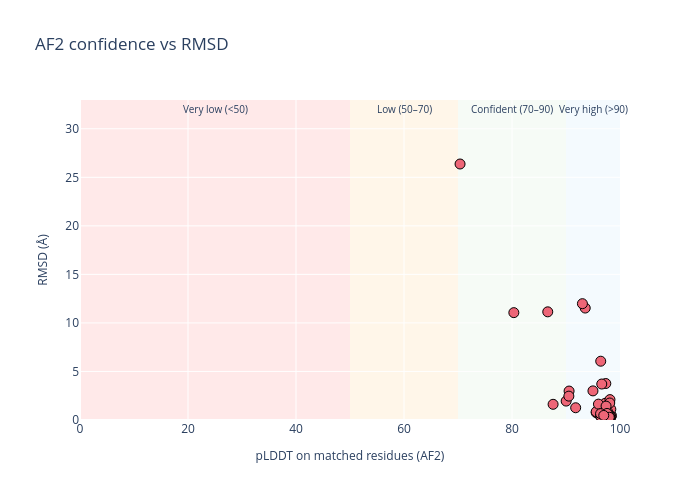

The cell this chart's notebook holds for it:
### Markdown cell above
### pLDDT context

pLDDT (predicted Local Distance Difference Test) is AlphaFold's per-residue confidence score (0–100).  
AlphaFold documentation defines bands: **<50** very low, **50–70** low, **70–90** confident, **>90** very high.  
We use it to check whether high metric deviation correlates with low confidence regions.

### Code cell
af2_rows = df[df["method_b"] == "AF2"][
    ["protein_name", "plddt_mean_b", "plddt_matched_b", "rmsd"]
].dropna(subset=["plddt_matched_b"])

fig = px.scatter(
    af2_rows,
    x="plddt_matched_b",
    y="rmsd",
    hover_name="protein_name",
    hover_data={"plddt_matched_b": ":.2f", "rmsd": ":.3f"},
    labels={
        "plddt_matched_b": "pLDDT on matched residues (AF2)",
        "rmsd": "RMSD (Å)",
    },
    title="AF2 confidence vs RMSD",
    color_discrete_sequence=[PALETTE["exp_vs_af2"]],
)

# Add confidence band backgrounds
BANDS = [
    (0, 50, "Very low (<50)", "rgba(255,200,200,0.4)"),
    (50, 70, "Low (50–70)", "rgba(255,232,200,0.4)"),
    (70, 90, "Confident (70–90)", "rgba(232,245,233,0.4)"),
    (90, 100, "Very high (>90)", "rgba(227,242,253,0.4)"),
]

for xmin, xmax, label, color in BANDS:
    fig.add_vrect(
        x0=xmin,
        x1=xmax,
        fillcolor=color,
        layer="below",
        line_width=0,
        annotation_text=label,
        annotation_position="top",
        annotation_font_size=10,
    )

fig.update_traces(
    marker=dict(size=10, line=dict(width=1, color="black")),
)
fig.update_layout(
    xaxis=dict(range=[0, 100], title_font_size=12),
    yaxis=dict(range=[0, af2_rows["rmsd"].max() * 1.25], title_font_size=12),
    plot_bgcolor="white",
    width=700,
    height=500,
)

fig.show()
fig.write_html("results/plddt_vs_rmsd.html")

### Figure 1 — Plotly figure (JSON) as saved in the notebook; plotly's stock layout.template omitted (floating-point values rounded to 4 significant figures)
{"data": [{"hovertemplate": "<b>%{hovertext}</b><br><br>pLDDT on matched residues (AF2)=%{x:.2f}<br>RMSD (Å)=%{y:.3f}<extra></extra>", "hovertext": ["Adenylate kinase (E. coli)", "Myoglobin", "Myoglobin", "Lysozyme C (human)", "Ribonuclease A", "Ribonuclease A", "Dihydrofolate reductase (E. coli)", "Thioredoxin (E. coli)", "Thioredoxin (E. coli)", "CheY response regulator", "CheY response regulator", "HRas GTPase", "Calmodulin", "Cyclophilin A", "FKBP12", "FKBP12", "Green fluorescent protein", "TEM-1 beta-lactamase", "Cytochrome c", "Cytochrome c", "Carbonic anhydrase II (human)", "Carbonic anhydrase II (human)", "Superoxide dismutase 1 (human)", "Superoxide dismutase 1 (human)", "Transthyretin", "Beta-2-microglobulin", "GroEL chaperonin", "SARS-CoV-2 spike glycoprotein", "Hemoglobin subunit beta", "Hemoglobin subunit beta", "Hemoglobin subunit beta", "Lactate dehydrogenase A", "Ferritin heavy chain", "Ferritin heavy chain", "Ribosomal protein L3 (E. coli)", "Elongation factor Tu (EF-Tu)", "Hsp90-beta", "Proteasome subunit Rpt1", "V-ATPase subunit A", "Photosystem II protein D1", "ATP synthase subunit beta", "ATP synthase subunit beta"], "legendgroup": "", "marker": {"color": "#EE6677", "line": {"color": "black", "width": 1}, "size": 10, "symbol": "circle"}, "mode": "markers", "name": "", "orientation": "v", "showlegend": false, "type": "scatter", "x": [95.92, 97.82, 97.56, 98.41, 98.3, 98.3, 96.46, 95.59, 95.59, 97.24, 97.24, 96.01, 86.62, 98.23, 96.46, 96.46, 97.69, 98.3, 98.14, 98.14, 97.78, 97.37, 98.1, 98.1, 93.56, 96.62, 93.04, 70.38, 97.3, 97.42, 97.6, 96.4, 96.43, 98.01, 96.99, 87.61, 90.03, 80.34, 91.79, 94.99, 90.57, 90.53], "xaxis": "x", "y": [0.6855, 0.4342, 1.772, 0.4637, 0.2895, 1.106, 0.3517, 0.762, 0.8511, 0.7647, 1.714, 1.636, 11.14, 0.4473, 0.5006, 0.379, 0.8469, 0.3541, 0.2872, 2.099, 0.6098, 3.757, 0.3097, 1.751, 11.53, 3.707, 11.98, 26.37, 0.5914, 1.429, 0.6754, 0.6535, 6.056, 0.2838, 0.4679, 1.616, 1.948, 11.06, 1.262, 2.999, 2.982, 2.459], "yaxis": "y"}], "layout": {"annotations": [{"font": {"size": 10}, "showarrow": false, "text": "Very low (<50)", "x": 25, "xanchor": "center", "xref": "x", "y": 1, "yanchor": "top", "yref": "y domain"}, {"font": {"size": 10}, "showarrow": false, "text": "Low (50–70)", "x": 60, "xanchor": "center", "xref": "x", "y": 1, "yanchor": "top", "yref": "y domain"}, {"font": {"size": 10}, "showarrow": false, "text": "Confident (70–90)", "x": 80, "xanchor": "center", "xref": "x", "y": 1, "yanchor": "top", "yref": "y domain"}, {"font": {"size": 10}, "showarrow": false, "text": "Very high (>90)", "x": 95, "xanchor": "center", "xref": "x", "y": 1, "yanchor": "top", "yref": "y domain"}], "height": 500, "legend": {"tracegroupgap": 0}, "plot_bgcolor": "white", "shapes": [{"fillcolor": "rgba(255,200,200,0.4)", "layer": "below", "line": {"width": 0}, "type": "rect", "x0": 0, "x1": 50, "xref": "x", "y0": 0, "y1": 1, "yref": "y domain"}, {"fillcolor": "rgba(255,232,200,0.4)", "layer": "below", "line": {"width": 0}, "type": "rect", "x0": 50, "x1": 70, "xref": "x", "y0": 0, "y1": 1, "yref": "y domain"}, {"fillcolor": "rgba(232,245,233,0.4)", "layer": "below", "line": {"width": 0}, "type": "rect", "x0": 70, "x1": 90, "xref": "x", "y0": 0, "y1": 1, "yref": "y domain"}, {"fillcolor": "rgba(227,242,253,0.4)", "layer": "below", "line": {"width": 0}, "type": "rect", "x0": 90, "x1": 100, "xref": "x", "y0": 0, "y1": 1, "yref": "y domain"}], "title": {"text": "AF2 confidence vs RMSD"}, "width": 700, "xaxis": {"anchor": "y", "domain": [0, 1], "range": [0, 100], "title": {"font": {"size": 12}, "text": "pLDDT on matched residues (AF2)"}}, "yaxis": {"anchor": "x", "domain": [0, 1], "range": [0, 32.96], "title": {"font": {"size": 12}, "text": "RMSD (Å)"}}}}
